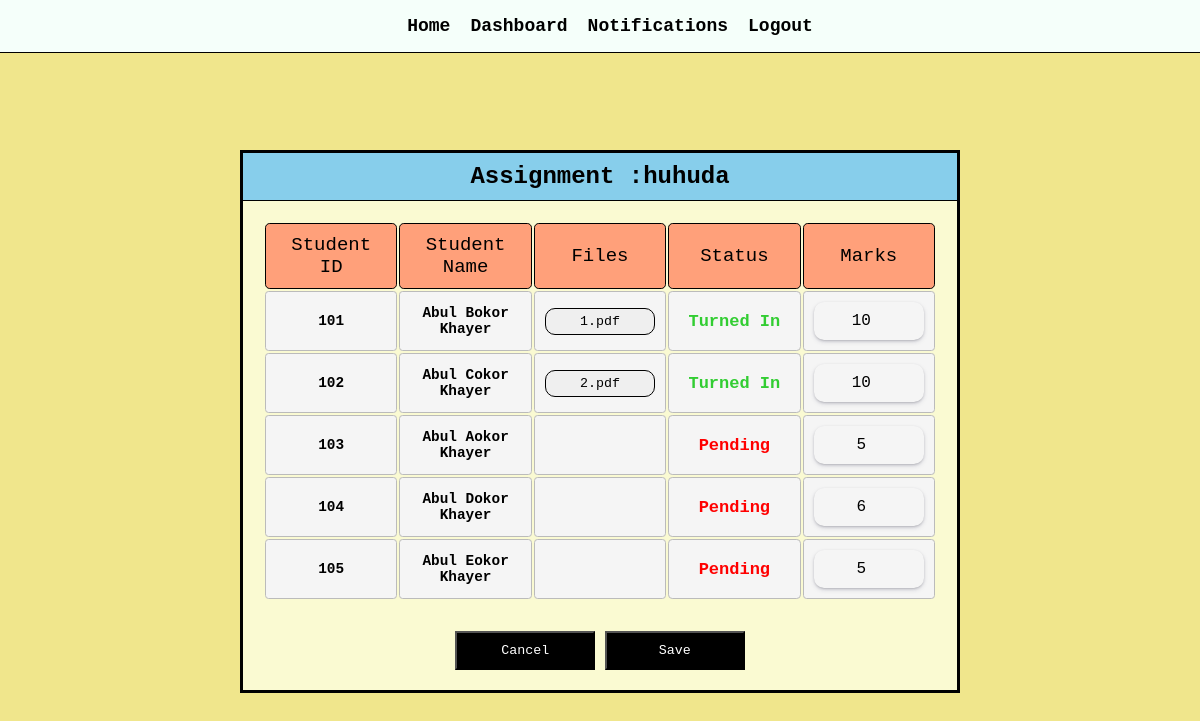
/indAss/4/, run on the app's committed database.
### ok/models.py (models this page shows, shortened)
class Assignment(models.Model):
    assignmentId=models.IntegerField(null=True)
    dept=models.ForeignKey(Department,on_delete=models.CASCADE,null=True)
    session=models.ForeignKey(Session,on_delete=models.CASCADE,null=True)
    semester=models.ForeignKey(Semester,on_delete=models.CASCADE,null=True)
    course=models.ForeignKey(Course,on_delete=models.CASCADE,null=True)
    name=models.CharField(max_length=100,null=True)
    desc=models.TextField(max_length=1000,null=True)
    student=models.ForeignKey(Student,on_delete=models.CASCADE,null=True)
    fi=models.FileField(upload_to='',null=True)
    date=models.DateField(null=True)
    marks=models.IntegerField(default=0)
    teaFi=models.FileField(upload_to='',null=True)
    status=models.CharField(max_length=100,null=True,default='pending')

class Student(models.Model):
    dept=models.ForeignKey(Department,on_delete=models.CASCADE,null=True)
    name=models.CharField(max_length=40,blank=True,null=True)
    studentId=models.IntegerField(unique=True)
    username=models.CharField(max_length=40,null=True,blank=True)
    email=models.EmailField(max_length=30,blank=True)
    password=models.CharField(max_length=15,blank=True)
    session=models.ForeignKey(Session,on_delete=models.CASCADE,null=True)
    image=models.ImageField(blank=True,null=True)

### ok/views.py (the view, shortened to what this page needs)
# urls.py: path('indAss/<int:id>/',views.indAss,name='indAss'),
def indAss(request,id):
   assignment=Assignment.objects.get(assignmentId=int(id),student=None)
   dept=Department.objects.get(deptId=assignment.dept.deptId)
   session=Session.objects.get(dept=dept,session=assignment.session.session)
   semester=Semester.objects.get(dept=dept,session=session,semester=assignment.semester.semester)
   course=Course.objects.get(dept=dept,session=session,semester=semester,courseCode=assignment.course.courseCode)
   ar=[]
   students=Student.objects.filter(dept=dept,session=session).order_by('studentId')
   for o in students:
      ass=Assignment.objects.get(
         dept=dept,session=session,semester=semester,course=course,
         student=Student.objects.get(studentId=o.studentId),
         assignmentId=int(id)
      )
      ar.append(ass)
   if 'dekha' in request.POST:
      return redirect('/pdfs/'+str(id)+'/'+str(dept.deptId)+'/'+str(session.session)+'/'+str(request.POST.get('dekha')))
   if 'cancel' in request.POST:
         url='/assignment/'+str(session.session)+'/'+str(semester.semester)+'/'+str(course.courseCode)+'/'+str(dept.deptId)
         return redirect(url)
   cont={
      'assignment':assignment,
      'ass':ar
   }
   return render(request,'indAss.html',cont)

### templates/indAss.html (shortened to what this page needs)
{%extends 'navigation.html'%} {%block body%}
<!DOCTYPE html>
<html lang="en">
  <head>
  </head>
  <body>
    <h2>Assignment :{{assignment.name}}</h2>
    <div class="con">
      <form method="POST">
        <table>
          <thead>
            <tr>
              <th>Student ID</th>
              <th>Student Name</th>
              <th>Files</th>
              <th>Status</th>
              <th>Marks</th>
            </tr>
          </thead>
          {%for o in ass%}
          <tr>
            <th>{{o.student.studentId}}</th>
            <th>{{o.student.name}}</th>
            <th>
              {%if o.fi%}
              <button
                type="submit"
                name="dekha"
                value="{{o.student.studentId}}"
              >
                {{o.fi}}
              </button>
              {%endif%}
            </th>
            {%if o.status == 'pending' %}
            <th style="color: red; font-size: 17px">Pending</th>
            {%elif o.status == 'Turned In'%}
            <th style="color: limegreen; font-size: 17px">{{o.status}}</th>
            {%else%}
            <th style="color: royalblue; font-size: 17px">{{o.status}}</th>
            {%endif%}
            <th>
              <input
                type="number"
                max="10"
                min="0"
                name="marks"
                value="{{o.marks}}"
              />
            </th>
          </tr>
          {%endfor%}
        </table>
        <div class="button">
          <button name="cancel" type="submit">Cancel</button>
          <button name="grading" type="submit">Save</button>
        </div>
      </form>
    </div>
  </body>
</html>
{%endblock body%}

### templates/navigation.html (shortened to what this page needs)
<!DOCTYPE html>
<html lang="en">
  <head>
  </head>
  <body>
    <div class="nav">
      <ul>
        <li><a href="/">Home</a></li>
        <li><a href="/dashboard">Dashboard</a></li>
        <li><a href="/noti">Notifications</a></li>
        <li><a href="/logOut">Logout</a></li>
      </ul>
    </div>
    {%block body%} {%load static%} {%endblock body%}
  </body>
</html>

### templates/navigation.html (style rules this page uses)
* { font-family: "Courier New", Courier, monospace; box-sizing: border-box; }
body { margin: 0; background: mintcream; }
.nav { background: mintcream; position: fixed; top: 0; width: 95%; border-bottom: 1px solid black; width: 100%; }
.nav ul { display: flex; justify-content: center; align-items: center; list-style: none; }
li a { margin-right: 20px; text-decoration: none; font-size: 18px; color: black; font-weight: 19px; font-weight: 600; }
button { cursor: pointer; }

### templates/indAss.html (style rules this page uses)
body { background: khaki; display: flex; justify-content: center; align-items: center; flex-direction: column; }
h2 { margin-bottom: 0; margin-top: 150px; background: skyblue; padding: 10px; border: 3px solid black; border-bottom: 1px solid black; text-align: center; width: 60vw; }
.con { background: lightgoldenrodyellow; width: 60vw; border: 3px solid black; padding: 20px; border-top: none; margin-bottom: 100px; }
.con form { display: flex; justify-content: center; align-items: center; flex-direction: column; }
table { font-size: 90%; table-layout: fixed; width: 100%; }
table { border-collapse: separate; border-spacing: 2px; text-align: center; }
th, td { border-width: 1px; padding: 10px; position: relative; text-align: center; }
th, td { border-radius: 0.25em; border-style: solid; }
th { background: whitesmoke; border-color: #bbb; }
thead th { font-size: 19px; font-weight: 500; background: lightsalmon; border: 1px solid black; }
.button > * { margin-top: 30px; background: black; color: white; padding: 10px; width: 140px; }
th button { width: 100%; outline: none; border: 1px solid black; border-radius: 10px; padding: 5px; }
th input { text-align: center; background: none; border: none; padding: 10px; width: 100%; font-size: 16px; border-radius: 10px; box-shadow: rgba(50, 50, 93, 0.25) 0px 2px 5px -1px, rgba(0, 0, 0, 0.3) 0px 1px 3px -1px; }

### data on the page
Assignment: name "huhuda"
Assignment: student.studentId "101", student.name "Abul Bokor Khayer", fi "1.pdf", status "Turned In", marks "10"
Assignment: student.studentId "102", student.name "Abul Cokor Khayer", fi "2.pdf", status "Turned In", marks "10"
Assignment: student.studentId "103", student.name "Abul Aokor Khayer", status "Pending", marks "5"
Assignment: student.studentId "104", student.name "Abul Dokor Khayer", status "Pending", marks "6"
Assignment: student.studentId "105", student.name "Abul Eokor Khayer", status "Pending", marks "5"
